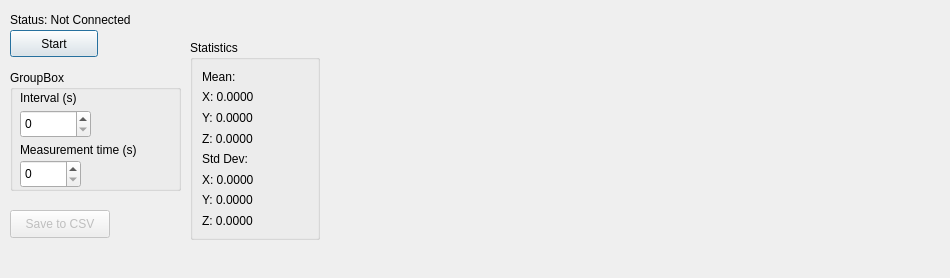
<?xml version="1.0" encoding="UTF-8"?>
<ui version="4.0">
 <class>Dialog</class>
 <widget class="QDialog" name="Dialog">
  <property name="geometry">
   <rect>
    <x>0</x>
    <y>0</y>
    <width>950</width>
    <height>278</height>
   </rect>
  </property>
  <property name="windowTitle">
   <string>Dialog</string>
  </property>
  <widget class="QDialogButtonBox" name="buttonBox">
   <property name="geometry">
    <rect>
     <x>130</x>
     <y>210</y>
     <width>151</width>
     <height>32</height>
    </rect>
   </property>
   <property name="standardButtons">
    <set>QDialogButtonBox::NoButton</set>
   </property>
  </widget>
  <widget class="QPushButton" name="pushButton">
   <property name="geometry">
    <rect>
     <x>10</x>
     <y>30</y>
     <width>88</width>
     <height>27</height>
    </rect>
   </property>
   <property name="text">
    <string>Start</string>
   </property>
  </widget>
  <widget class="QGroupBox" name="groupBox">
   <property name="geometry">
    <rect>
     <x>10</x>
     <y>70</y>
     <width>171</width>
     <height>121</height>
    </rect>
   </property>
   <property name="title">
    <string>GroupBox</string>
   </property>
   <widget class="QSpinBox" name="interval">
    <property name="geometry">
     <rect>
      <x>10</x>
      <y>40</y>
      <width>71</width>
      <height>28</height>
     </rect>
    </property>
   </widget>
   <widget class="QLabel" name="interval_label">
    <property name="geometry">
     <rect>
      <x>10</x>
      <y>20</y>
      <width>91</width>
      <height>16</height>
     </rect>
    </property>
    <property name="text">
     <string>Interval (s)</string>
    </property>
   </widget>
   <widget class="QSpinBox" name="mtime">
    <property name="geometry">
     <rect>
      <x>10</x>
      <y>90</y>
      <width>61</width>
      <height>28</height>
     </rect>
    </property>
   </widget>
   <widget class="QLabel" name="label">
    <property name="geometry">
     <rect>
      <x>10</x>
      <y>70</y>
      <width>161</width>
      <height>19</height>
     </rect>
    </property>
    <property name="text">
     <string>Measurement time (s)</string>
    </property>
   </widget>
  </widget>
  <widget class="MplWidget" name="MplWidget" native="true">
   <property name="geometry">
    <rect>
     <x>299</x>
     <y>-1</y>
     <width>601</width>
     <height>231</height>
    </rect>
   </property>
  </widget>
  <widget class="QLabel" name="label_timer">
   <property name="geometry">
    <rect>
     <x>10</x>
     <y>10</y>
     <width>311</width>
     <height>19</height>
    </rect>
   </property>
   <property name="text">
    <string>Status: Not Connected</string>
   </property>
  </widget>
  <widget class="QPushButton" name="saveButton">
   <property name="enabled">
    <bool>false</bool>
   </property>
   <property name="geometry">
    <rect>
     <x>10</x>
     <y>210</y>
     <width>100</width>
     <height>28</height>
    </rect>
   </property>
   <property name="text">
    <string>Save to CSV</string>
   </property>
  </widget>
  <widget class="QGroupBox" name="statsGroupBox">
   <property name="geometry">
    <rect>
     <x>190</x>
     <y>40</y>
     <width>130</width>
     <height>200</height>
    </rect>
   </property>
   <property name="title">
    <string>Statistics</string>
   </property>
   <layout class="QVBoxLayout" name="statsLayout">
    <item>
     <widget class="QLabel" name="meanLabel">
      <property name="text">
       <string>Mean:</string>
      </property>
     </widget>
    </item>
    <item>
     <widget class="QLabel" name="meanXLabel">
      <property name="text">
       <string>X: 0.0000</string>
      </property>
     </widget>
    </item>
    <item>
     <widget class="QLabel" name="meanYLabel">
      <property name="text">
       <string>Y: 0.0000</string>
      </property>
     </widget>
    </item>
    <item>
     <widget class="QLabel" name="meanZLabel">
      <property name="text">
       <string>Z: 0.0000</string>
      </property>
     </widget>
    </item>
    <item>
     <widget class="QLabel" name="stdLabel">
      <property name="text">
       <string>Std Dev:</string>
      </property>
     </widget>
    </item>
    <item>
     <widget class="QLabel" name="stdXLabel">
      <property name="text">
       <string>X: 0.0000</string>
      </property>
     </widget>
    </item>
    <item>
     <widget class="QLabel" name="stdYLabel">
      <property name="text">
       <string>Y: 0.0000</string>
      </property>
     </widget>
    </item>
    <item>
     <widget class="QLabel" name="stdZLabel">
      <property name="text">
       <string>Z: 0.0000</string>
      </property>
     </widget>
    </item>
   </layout>
  </widget>
 </widget>
 <customwidgets>
  <customwidget>
   <class>MplWidget</class>
   <extends>QWidget</extends>
   <header>mplwidget.h</header>
  </customwidget>
 </customwidgets>
 <resources/>
 <connections>
  <connection>
   <sender>buttonBox</sender>
   <signal>accepted()</signal>
   <receiver>Dialog</receiver>
   <slot>accept()</slot>
   <hints>
    <hint type="sourcelabel">
     <x>248</x>
     <y>254</y>
    </hint>
    <hint type="destinationlabel">
     <x>157</x>
     <y>274</y>
    </hint>
   </hints>
  </connection>
  <connection>
   <sender>buttonBox</sender>
   <signal>rejected()</signal>
   <receiver>Dialog</receiver>
   <slot>reject()</slot>
   <hints>
    <hint type="sourcelabel">
     <x>316</x>
     <y>260</y>
    </hint>
    <hint type="destinationlabel">
     <x>286</x>
     <y>274</y>
    </hint>
   </hints>
  </connection>
 </connections>
</ui>
